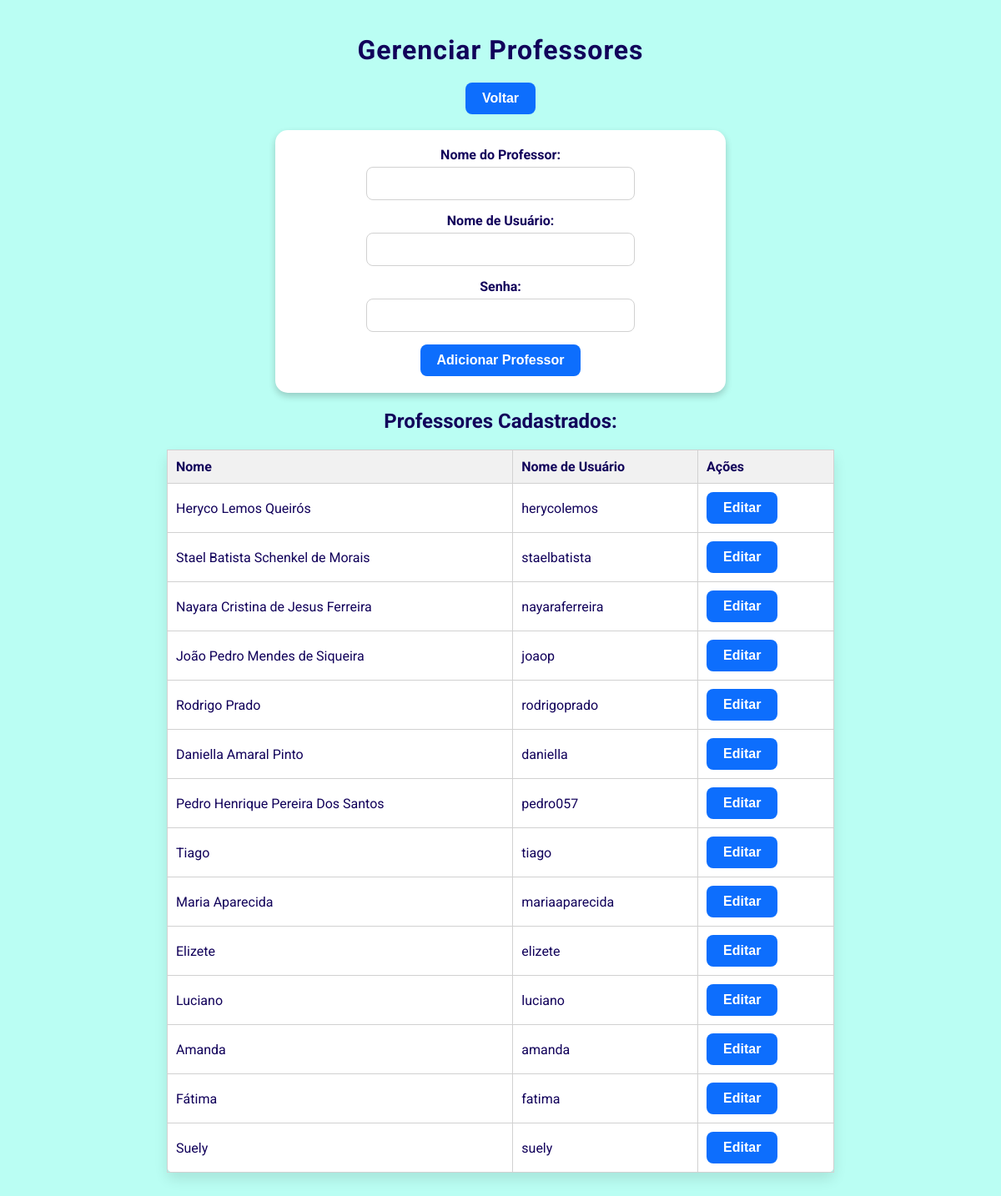
/admin_professores (signed in), run on the app's committed database.
### tables this page shows
CREATE TABLE professores (
            id INTEGER PRIMARY KEY AUTOINCREMENT,
            nome TEXT NOT NULL,
            login TEXT NOT NULL UNIQUE,
            senha TEXT NOT NULL
        );

### app.py (the view, shortened to what this page needs)
@app.route('/admin_professores', methods=['GET', 'POST'])
def admin_professores():
    if 'admin_logged_in' not in session:
        return redirect(url_for('admin_login'))
    conn = get_db_connection()
    professores = conn.execute('SELECT * FROM professores').fetchall()
    conn.close()
    return render_template('admin_professores.html', professores=professores)

### app.py (called while the page is built)
def get_db_connection():
    conn = sqlite3.connect('database.db')
    conn.row_factory = sqlite3.Row
    return conn

### templates/admin_professores.html (shortened to what this page needs)
<!DOCTYPE html>
<html lang="en">
<head>
</head>
<body>
    <h1>Gerenciar Professores</h1>
    <a href="/admin_dashboard"><button>Voltar</button></a><br>
    <form method="POST">
        <label for="nome">Nome do Professor:</label>
        <input type="text" id="nome" name="nome" required>
        <label for="login">Nome de Usuário:</label>
        <input type="text" id="login" name="login" required>
        <label for="senha">Senha:</label>
        <input type="password" id="senha" name="senha" required>
        <button type="submit">Adicionar Professor</button>
    </form>
    <h2>Professores Cadastrados:</h2>
    <table>
        <thead>
            <tr>
                <th>Nome</th>
                <th>Nome de Usuário</th>
                <th>Ações</th>
            </tr>
        </thead>
        <tbody>
            {% for professor in professores %}
            <tr>
                <td>{{ professor.nome }}</td>
                <td>{{ professor.login }}</td>
                <td>
                    <a href="{{ url_for('edit_professor', professor_id=professor.id) }}">
                        <button>Editar</button>
                    </a>
                </td>
            </tr>
            {% endfor %}
        </tbody>
    </table>
</body>
</html>

### templates/admin_professores.html (style rules this page uses)
body { background-color: #bafef3; color: #11015a; font-family: 'Roboto', sans-serif; display: flex; flex-direction: column; align-items: center; justify-content: flex-start; margin: 0; padding: 20px; }
h1 { font-size: 2rem; margin-bottom: 20px; letter-spacing: 1px; }
form { background-color: #ffffff; padding: 20px; border-radius: 15px; box-shadow: 0 4px 8px rgba(0, 0, 0, 0.2); width: 100%; max-width: 500px; display: flex; flex-direction: column; align-items: center; }
label { margin-bottom: 5px; font-weight: bold; width: 100%; text-align: center; }
input { border: 1px solid #d1d1d1; border-radius: 8px; padding: 10px; font-size: 1rem; width: 100%; max-width: 300px; margin-bottom: 15px; }
button { background-color: #0d6efd; color: white; border: none; padding: 10px 20px; font-size: 1rem; border-radius: 8px; cursor: pointer; transition: background-color 0.3s ease, transform 0.3s ease; font-weight: bold; }
table { border-collapse: collapse; width: 100%; max-width: 800px; margin-bottom: 20px; background-color: #ffffff; border-radius: 8px; box-shadow: 0 8px 16px rgba(0, 0, 0, 0.1); }
th, td { border: 1px solid #d1d1d1; padding: 10px; text-align: left; }
th { background-color: #f1f1f1; font-weight: bold; }

### data on the page
professores: nome "Heryco Lemos Queirós", login "herycolemos"
professores: nome "Stael Batista Schenkel de Morais", login "staelbatista"
professores: nome "Nayara Cristina de Jesus Ferreira", login "nayaraferreira"
professores: nome "João Pedro Mendes de Siqueira", login "joaop"
professores: nome "Rodrigo Prado", login "rodrigoprado"
professores: nome "Daniella Amaral Pinto", login "daniella"
professores: nome "Pedro Henrique Pereira Dos Santos", login "pedro057"
professores: nome "Tiago", login "tiago"
professores: nome "Maria Aparecida", login "mariaaparecida"
professores: nome "Elizete", login "elizete"
professores: nome "Luciano", login "luciano"
professores: nome "Amanda", login "amanda"
professores: nome "Fátima", login "fatima"
professores: nome "Suely", login "suely"
